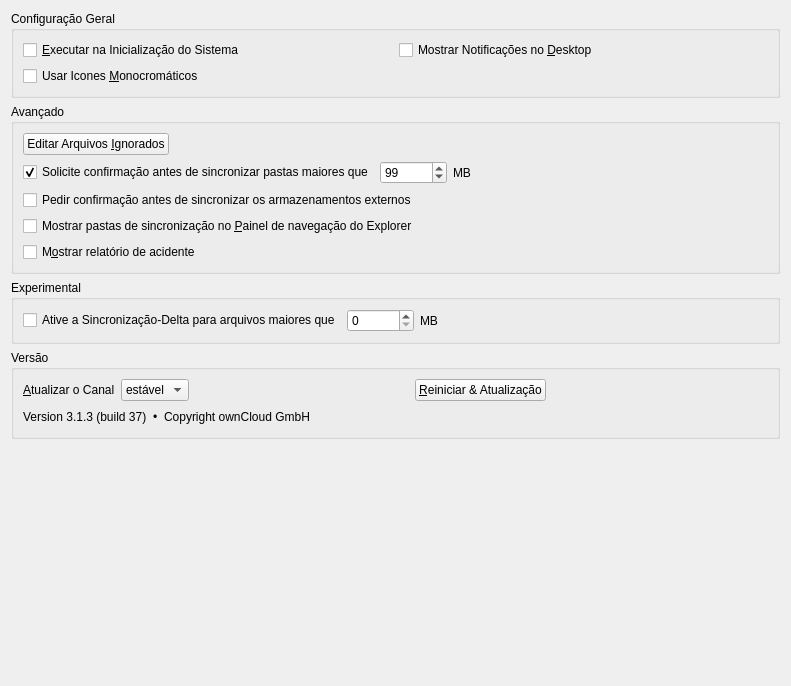
<?xml version="1.0" encoding="UTF-8"?>
<ui version="4.0">
 <class>OCC::GeneralSettings</class>
 <widget class="QWidget" name="OCC::GeneralSettings">
  <property name="geometry">
   <rect>
    <x>0</x>
    <y>0</y>
    <width>791</width>
    <height>686</height>
   </rect>
  </property>
  <property name="windowTitle">
   <string>Form</string>
  </property>
  <layout class="QVBoxLayout" name="verticalLayout_3">
   <item>
    <widget class="QGroupBox" name="generalGroupBox">
     <property name="title">
      <string>Configuração Geral</string>
     </property>
     <layout class="QGridLayout" name="gridLayout_2">
      <item row="0" column="0">
       <widget class="QCheckBox" name="autostartCheckBox">
        <property name="text">
         <string>&amp;Executar na Inicialização do Sistema</string>
        </property>
       </widget>
      </item>
      <item row="0" column="1">
       <widget class="QCheckBox" name="desktopNotificationsCheckBox">
        <property name="text">
         <string>Mostrar Notificações no &amp;Desktop</string>
        </property>
       </widget>
      </item>
      <item row="1" column="0">
       <widget class="QCheckBox" name="monoIconsCheckBox">
        <property name="toolTip">
         <string>Para Bandeja do Sistema</string>
        </property>
        <property name="text">
         <string>Usar Icones &amp;Monocromáticos</string>
        </property>
       </widget>
      </item>
     </layout>
    </widget>
   </item>
   <item>
    <widget class="QGroupBox" name="advancedGroupBox">
     <property name="title">
      <string>Avançado</string>
     </property>
     <layout class="QVBoxLayout" name="verticalLayout">
      <item>
       <layout class="QHBoxLayout" name="horizontalLayout_4">
        <item>
         <widget class="QPushButton" name="ignoredFilesButton">
          <property name="text">
           <string>Editar Arquivos &amp;Ignorados</string>
          </property>
         </widget>
        </item>
        <item>
         <spacer name="spacer_3">
          <property name="orientation">
           <enum>Qt::Horizontal</enum>
          </property>
          <property name="sizeHint" stdset="0">
           <size>
            <width>555</width>
            <height>20</height>
           </size>
          </property>
         </spacer>
        </item>
       </layout>
      </item>
      <item>
       <layout class="QHBoxLayout" name="horizontalLayout_3">
        <item>
         <widget class="QCheckBox" name="newFolderLimitCheckBox">
          <property name="text">
           <string>Solicite confirmação antes de sincronizar pastas maiores que</string>
          </property>
          <property name="checked">
           <bool>true</bool>
          </property>
         </widget>
        </item>
        <item>
         <widget class="QSpinBox" name="newFolderLimitSpinBox">
          <property name="maximum">
           <number>999999</number>
          </property>
          <property name="value">
           <number>99</number>
          </property>
         </widget>
        </item>
        <item>
         <widget class="QLabel" name="label">
          <property name="text">
           <string extracomment="Trailing part of &quot;Ask confirmation before syncing folder larger than&quot; ">MB</string>
          </property>
         </widget>
        </item>
        <item>
         <spacer name="horizontalSpacer_3">
          <property name="orientation">
           <enum>Qt::Horizontal</enum>
          </property>
          <property name="sizeHint" stdset="0">
           <size>
            <width>40</width>
            <height>20</height>
           </size>
          </property>
         </spacer>
        </item>
       </layout>
      </item>
      <item>
       <layout class="QHBoxLayout" name="horizontalLayout_8">
        <item>
         <widget class="QCheckBox" name="newExternalStorage">
          <property name="text">
           <string>Pedir confirmação antes de sincronizar os armazenamentos externos</string>
          </property>
         </widget>
        </item>
       </layout>
      </item>
      <item>
       <layout class="QHBoxLayout" name="horizontalLayout_10">
        <item>
         <widget class="QCheckBox" name="showInExplorerNavigationPaneCheckBox">
          <property name="text">
           <string>Mostrar pastas de sincronização no &amp;Painel de navegação do Explorer</string>
          </property>
         </widget>
        </item>
       </layout>
      </item>
      <item>
       <layout class="QHBoxLayout" name="horizontalLayout_9">
        <item>
         <widget class="QCheckBox" name="crashreporterCheckBox">
          <property name="sizePolicy">
           <sizepolicy hsizetype="MinimumExpanding" vsizetype="Fixed">
            <horstretch>0</horstretch>
            <verstretch>0</verstretch>
           </sizepolicy>
          </property>
          <property name="text">
           <string>M&amp;ostrar relatório de acidente</string>
          </property>
         </widget>
        </item>
       </layout>
      </item>
     </layout>
    </widget>
   </item>
   <item>
    <widget class="QGroupBox" name="experimentalGroupBox">
     <property name="title">
      <string>Experimental</string>
     </property>
     <layout class="QVBoxLayout" name="verticalLayout_4">
      <item>
       <layout class="QHBoxLayout" name="horizontalLayout">
        <item>
         <widget class="QCheckBox" name="deltaSyncCheckBox">
          <property name="text">
           <string>Ative a Sincronização-Delta para arquivos maiores que</string>
          </property>
         </widget>
        </item>
        <item>
         <widget class="QSpinBox" name="deltaSyncSpinBox">
          <property name="maximum">
           <number>999999</number>
          </property>
         </widget>
        </item>
        <item>
         <widget class="QLabel" name="label_2">
          <property name="text">
           <string>MB</string>
          </property>
         </widget>
        </item>
        <item>
         <spacer name="horizontalSpacer_2">
          <property name="orientation">
           <enum>Qt::Horizontal</enum>
          </property>
          <property name="sizeHint" stdset="0">
           <size>
            <width>40</width>
            <height>20</height>
           </size>
          </property>
         </spacer>
        </item>
       </layout>
      </item>
     </layout>
    </widget>
   </item>
   <item>
    <widget class="QGroupBox" name="versionGroupBox">
     <property name="title">
      <string>Versão</string>
     </property>
     <layout class="QVBoxLayout" name="verticalLayout_2">
      <item>
       <widget class="QWidget" name="updaterWidget" native="true">
        <layout class="QHBoxLayout" name="horizontalLayout_5">
         <property name="leftMargin">
          <number>0</number>
         </property>
         <property name="topMargin">
          <number>0</number>
         </property>
         <property name="rightMargin">
          <number>0</number>
         </property>
         <property name="bottomMargin">
          <number>0</number>
         </property>
         <item>
          <widget class="QLabel" name="updateChannelLabel">
           <property name="sizePolicy">
            <sizepolicy hsizetype="Maximum" vsizetype="Preferred">
             <horstretch>0</horstretch>
             <verstretch>0</verstretch>
            </sizepolicy>
           </property>
           <property name="text">
            <string>&amp;Atualizar o Canal</string>
           </property>
           <property name="buddy">
            <cstring>updateChannel</cstring>
           </property>
          </widget>
         </item>
         <item>
          <widget class="QComboBox" name="updateChannel">
           <property name="sizePolicy">
            <sizepolicy hsizetype="Maximum" vsizetype="Fixed">
             <horstretch>0</horstretch>
             <verstretch>0</verstretch>
            </sizepolicy>
           </property>
           <item>
            <property name="text">
             <string>estável</string>
            </property>
           </item>
           <item>
            <property name="text">
             <string>beta</string>
            </property>
           </item>
          </widget>
         </item>
         <item>
          <widget class="QLabel" name="updateStateLabel">
           <property name="text">
            <string/>
           </property>
           <property name="wordWrap">
            <bool>true</bool>
           </property>
           <property name="openExternalLinks">
            <bool>true</bool>
           </property>
          </widget>
         </item>
         <item>
          <widget class="QPushButton" name="restartButton">
           <property name="sizePolicy">
            <sizepolicy hsizetype="Maximum" vsizetype="Fixed">
             <horstretch>0</horstretch>
             <verstretch>0</verstretch>
            </sizepolicy>
           </property>
           <property name="text">
            <string>&amp;Reiniciar &amp;&amp; Atualização</string>
           </property>
          </widget>
         </item>
         <item>
          <spacer name="spacer_2">
           <property name="orientation">
            <enum>Qt::Horizontal</enum>
           </property>
           <property name="sizeType">
            <enum>QSizePolicy::Preferred</enum>
           </property>
           <property name="sizeHint" stdset="0">
            <size>
             <width>222</width>
             <height>20</height>
            </size>
           </property>
          </spacer>
         </item>
        </layout>
       </widget>
      </item>
      <item>
       <widget class="QWidget" name="versionInfoWidget" native="true">
        <layout class="QHBoxLayout" name="horizontalLayout_2">
         <property name="leftMargin">
          <number>0</number>
         </property>
         <property name="topMargin">
          <number>0</number>
         </property>
         <property name="rightMargin">
          <number>0</number>
         </property>
         <property name="bottomMargin">
          <number>0</number>
         </property>
         <item>
          <widget class="QLabel" name="versionLabel">
           <property name="cursor">
            <cursorShape>PointingHandCursor</cursorShape>
           </property>
           <property name="text">
            <string notr="true">Version 3.1.3 (build 37)</string>
           </property>
           <property name="textInteractionFlags">
            <set>Qt::LinksAccessibleByMouse</set>
           </property>
          </widget>
         </item>
         <item>
          <widget class="QLabel" name="copyrightLabelDotBefore">
           <property name="cursor">
            <cursorShape>ArrowCursor</cursorShape>
           </property>
           <property name="text">
            <string>•</string>
           </property>
           <property name="textInteractionFlags">
            <set>Qt::LinksAccessibleByMouse|Qt::TextSelectableByMouse</set>
           </property>
          </widget>
         </item>
         <item>
          <widget class="QLabel" name="copyrightLabel">
           <property name="cursor">
            <cursorShape>ArrowCursor</cursorShape>
           </property>
           <property name="text">
            <string notr="true">Copyright ownCloud GmbH</string>
           </property>
           <property name="textInteractionFlags">
            <set>Qt::LinksAccessibleByMouse|Qt::TextSelectableByMouse</set>
           </property>
          </widget>
         </item>
         <item>
          <spacer name="spacer">
           <property name="orientation">
            <enum>Qt::Horizontal</enum>
           </property>
           <property name="sizeHint" stdset="0">
            <size>
             <width>40</width>
             <height>20</height>
            </size>
           </property>
          </spacer>
         </item>
        </layout>
       </widget>
      </item>
     </layout>
    </widget>
   </item>
   <item>
    <spacer name="verticalSpacer">
     <property name="orientation">
      <enum>Qt::Vertical</enum>
     </property>
     <property name="sizeHint" stdset="0">
      <size>
       <width>20</width>
       <height>0</height>
      </size>
     </property>
    </spacer>
   </item>
  </layout>
 </widget>
 <tabstops>
  <tabstop>autostartCheckBox</tabstop>
  <tabstop>desktopNotificationsCheckBox</tabstop>
  <tabstop>monoIconsCheckBox</tabstop>
  <tabstop>ignoredFilesButton</tabstop>
  <tabstop>newFolderLimitCheckBox</tabstop>
  <tabstop>newFolderLimitSpinBox</tabstop>
  <tabstop>newExternalStorage</tabstop>
  <tabstop>showInExplorerNavigationPaneCheckBox</tabstop>
  <tabstop>crashreporterCheckBox</tabstop>
  <tabstop>deltaSyncCheckBox</tabstop>
  <tabstop>deltaSyncSpinBox</tabstop>
  <tabstop>updateChannel</tabstop>
  <tabstop>restartButton</tabstop>
 </tabstops>
 <resources/>
 <connections>
  <connection>
   <sender>newFolderLimitCheckBox</sender>
   <signal>toggled(bool)</signal>
   <receiver>newFolderLimitSpinBox</receiver>
   <slot>setEnabled(bool)</slot>
   <hints>
    <hint type="sourcelabel">
     <x>225</x>
     <y>231</y>
    </hint>
    <hint type="destinationlabel">
     <x>587</x>
     <y>230</y>
    </hint>
   </hints>
  </connection>
 </connections>
</ui>
